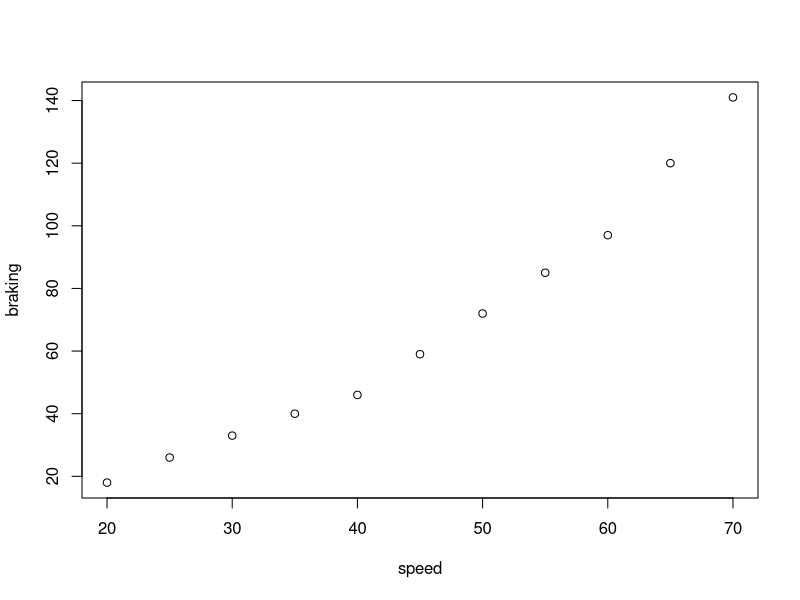

The R script that drew this image:
# Ana Maria Sandoval
# Regression Exercise 1



# exc 5
speed = c(20, 25, 30, 35, 40, 45, 50, 55, 60, 65, 70)
braking = c(18, 26, 33, 40, 46, 59, 72, 85, 97, 120, 141)

mean(speed); mean(braking)
var(speed); var(braking)
cov(speed,braking)
plot(speed,braking)
cor(speed,braking)
lm(speed ~ braking)
